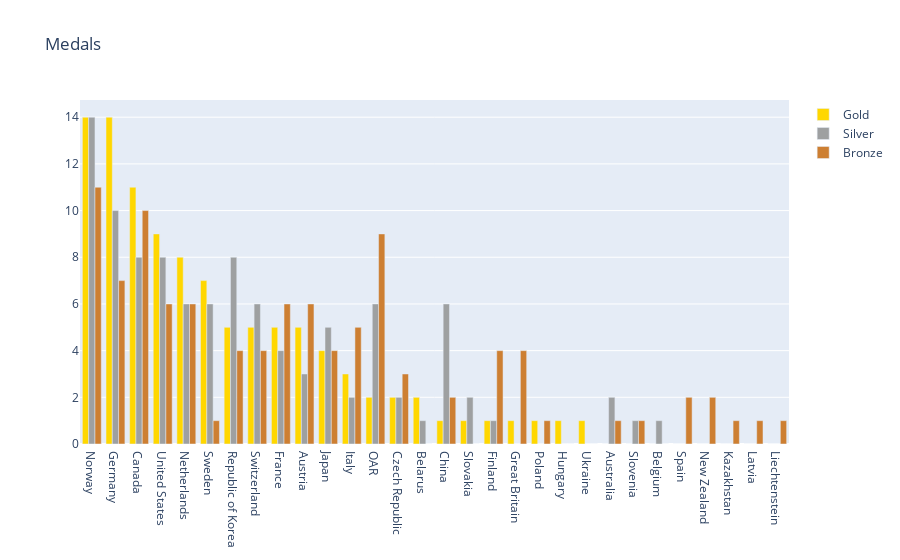

Notebook cell for this chart:
### Code cell
# Seperate bronze, silver, gold into different traces. This will put the traces side-by-side 

trace1=go.Bar(x=df['NOC'],y=df['Gold'],name='Gold',marker={'color':'#FFD700'})
trace2=go.Bar(x=df['NOC'],y=df['Silver'],name='Silver',marker={'color':'#9EA0A1'})
trace3=go.Bar(x=df['NOC'],y=df['Bronze'],name='Bronze',marker={'color':'#CD7F32'})



data = [trace1,trace2,trace3]
layout = go.Layout(title='Medals')
fig = go.Figure(data=data,layout=layout)
pyo.iplot(fig)

### Figure 1 — Plotly figure (JSON) as saved in the notebook; plotly's stock layout.template omitted (floating-point values rounded to 4 significant figures)
{"data": [{"marker": {"color": "#FFD700"}, "name": "Gold", "type": "bar", "x": ["Norway", "Germany", "Canada", "United States", "Netherlands", "Sweden", "Republic of Korea", "Switzerland", "France", "Austria", "Japan", "Italy", "OAR", "Czech Republic", "Belarus", "China", "Slovakia", "Finland", "Great Britain", "Poland", "Hungary", "Ukraine", "Australia", "Slovenia", "Belgium", "Spain", "New Zealand", "Kazakhstan", "Latvia", "Liechtenstein"], "y": [14, 14, 11, 9, 8, 7, 5, 5, 5, 5, 4, 3, 2, 2, 2, 1, 1, 1, 1, 1, 1, 1, 0, 0, 0, 0, 0, 0, 0, 0]}, {"marker": {"color": "#9EA0A1"}, "name": "Silver", "type": "bar", "x": ["Norway", "Germany", "Canada", "United States", "Netherlands", "Sweden", "Republic of Korea", "Switzerland", "France", "Austria", "Japan", "Italy", "OAR", "Czech Republic", "Belarus", "China", "Slovakia", "Finland", "Great Britain", "Poland", "Hungary", "Ukraine", "Australia", "Slovenia", "Belgium", "Spain", "New Zealand", "Kazakhstan", "Latvia", "Liechtenstein"], "y": [14, 10, 8, 8, 6, 6, 8, 6, 4, 3, 5, 2, 6, 2, 1, 6, 2, 1, 0, 0, 0, 0, 2, 1, 1, 0, 0, 0, 0, 0]}, {"marker": {"color": "#CD7F32"}, "name": "Bronze", "type": "bar", "x": ["Norway", "Germany", "Canada", "United States", "Netherlands", "Sweden", "Republic of Korea", "Switzerland", "France", "Austria", "Japan", "Italy", "OAR", "Czech Republic", "Belarus", "China", "Slovakia", "Finland", "Great Britain", "Poland", "Hungary", "Ukraine", "Australia", "Slovenia", "Belgium", "Spain", "New Zealand", "Kazakhstan", "Latvia", "Liechtenstein"], "y": [11, 7, 10, 6, 6, 1, 4, 4, 6, 6, 4, 5, 9, 3, 0, 2, 0, 4, 4, 1, 0, 0, 1, 1, 0, 2, 2, 1, 1, 1]}], "layout": {"title": {"text": "Medals"}}}
